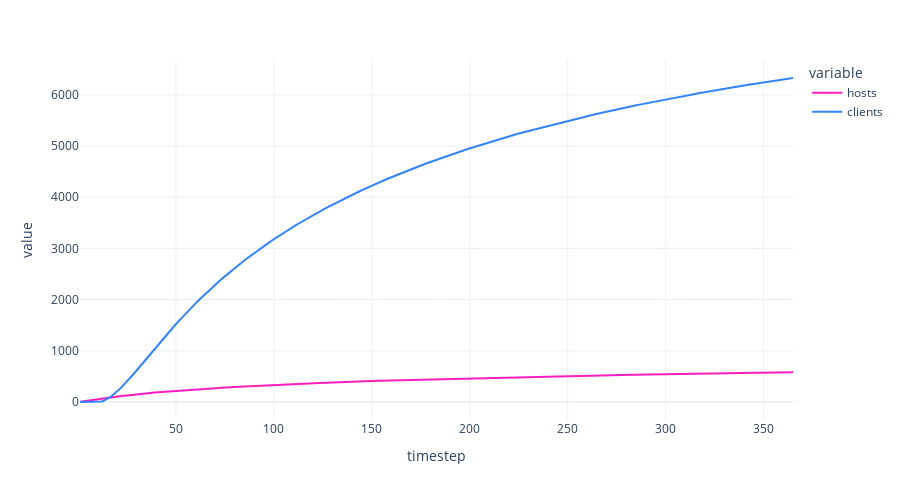

Notebook source saved alongside this figure:
### Code cell
# fig_df = df_1.query('variable_name == 2')

fig = px.line(
    df_1,
    x='timestep',
    y=['hosts', 'clients'],
    height=500
)

fig.show()

### Figure 1 — Plotly figure (JSON) as saved in the notebook; plotly's stock layout.template omitted (floating-point values rounded to 4 significant figures; data arrays with more than 128 entries replaced by an {"elided": "..."} marker saying what was removed)
{"data": [{"hovertemplate": "variable=hosts<br>timestep=%{x}<br>value=%{y}<extra></extra>", "legendgroup": "hosts", "line": {"color": "#FC1CBF", "dash": "solid"}, "mode": "lines", "name": "hosts", "orientation": "v", "showlegend": true, "type": "scatter", "x": {"elided": "365 int values"}, "xaxis": "x", "y": {"elided": "365 int values"}, "yaxis": "y"}, {"hovertemplate": "variable=clients<br>timestep=%{x}<br>value=%{y}<extra></extra>", "legendgroup": "clients", "line": {"color": "#3283FE", "dash": "solid"}, "mode": "lines", "name": "clients", "orientation": "v", "showlegend": true, "type": "scatter", "x": {"elided": "365 int values"}, "xaxis": "x", "y": {"elided": "365 int values"}, "yaxis": "y"}], "layout": {"height": 500, "legend": {"title": {"text": "variable"}, "tracegroupgap": 0}, "margin": {"t": 60}, "xaxis": {"anchor": "y", "domain": [0, 1], "title": {"text": "timestep"}}, "yaxis": {"anchor": "x", "domain": [0, 1], "title": {"text": "value"}}}}
